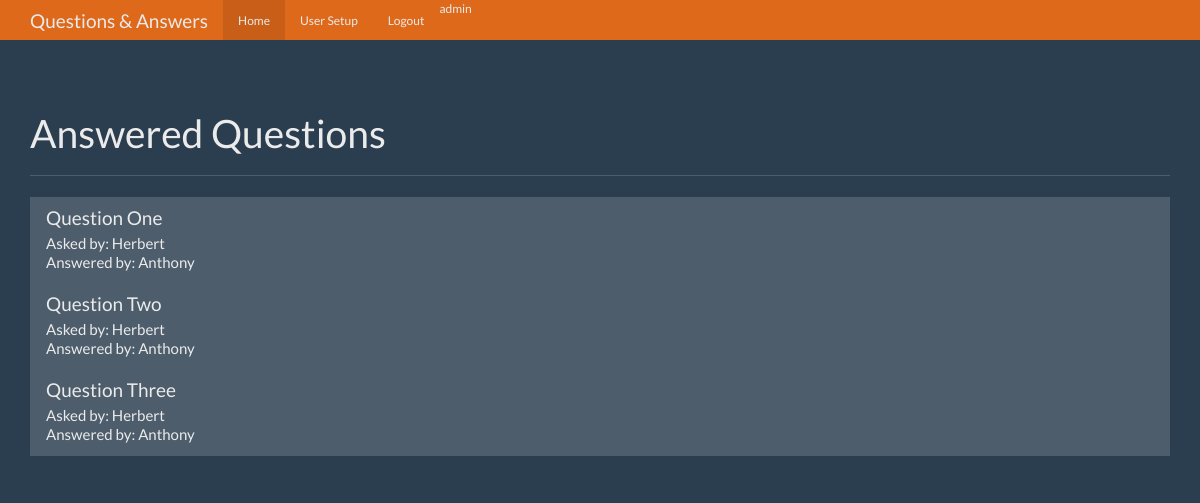
Page / (signed in) on the earlier database version.
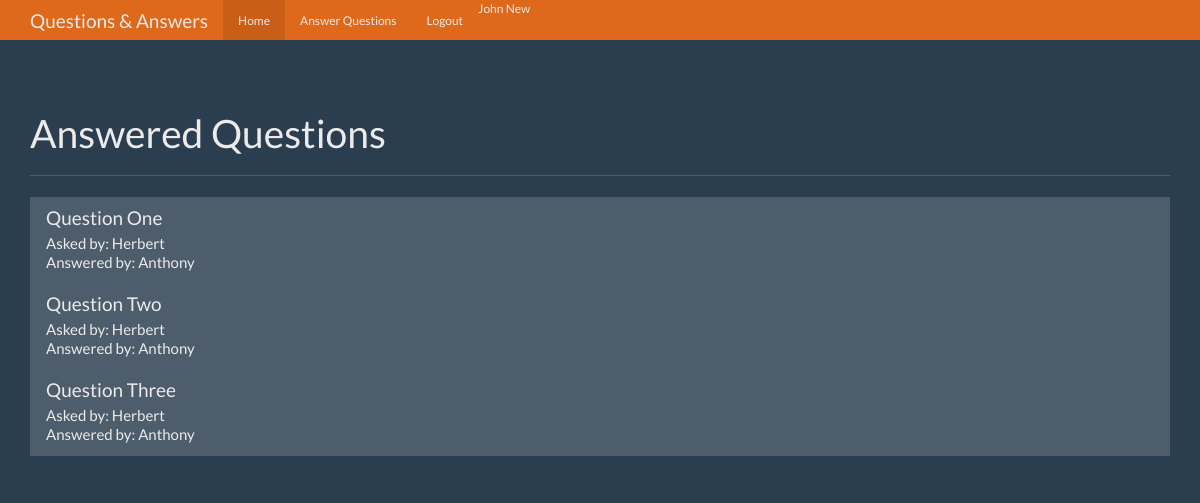
Same page on the later database version.
### tables this page shows
CREATE TABLE users (
    id integer primary key,
    name text not null,
    password text not null,
    expert boolean not null,
    admin boolean not null 
);

### app.py (the view)
@app.route('/')
def index():
    user = get_current_user()
    return render_template('home.html', user=user)

### app.py (called while the page is built)
def get_current_user():
    user_result = None
    if 'user' in session:
        user = session['user']
        db = get_db()
        user_cur = db.execute('select id, name, password, expert, admin from users where name = ?', [user])
        user_result = user_cur.fetchone()
    return user_result

### database.py (called while the page is built)
def connect_db():
    sql = sqlite3.connect('C:/Users/broersma/Documents/questions_app/questions.db')
    sql.row_factory = sqlite3.Row
    return sql

def get_db():
    if not hasattr(g, 'sqlite_db'):
        g.sqlite_db = connect_db()
    return g.sqlite_db

### templates/home.html (shortened to what this page needs)
<!DOCTYPE html>
<html lang="en">
  <head>
    <link href="{{ url_for('static', filename='bootstrap.min.css') }}" rel="stylesheet">
    <link href="{{ url_for('static', filename='theme.css') }}" rel="stylesheet">
  </head>
  <body>
    <nav class="navbar navbar-inverse navbar-fixed-top">
      <div class="container">
        <div class="navbar-header">
          <a class="navbar-brand" href="#">Questions & Answers</a>
        </div>
        <div id="navbar" class="navbar-collapse collapse">
          <ul class="nav navbar-nav">
            <li class="active"><a href="{{ url_for('index') }}">Home</a></li>
            {% if user and user['expert'] == 1 %}
            <li><a href="{{ url_for('answer') }}">Answer Questions</a></li>
            {% endif %}
            {% if user and user['admin'] == 1 %}
            <li><a href="{{ url_for('users') }}">User Setup</a></li>
            {% endif %}
            {% if user %}
            <li><a href="{{ url_for('logout') }}">Logout</a></li>
            {% endif %}
            <li>{{user.name}}</li>
          </ul>
        </div>
      </div>
    </nav>
    <div class="container theme-showcase" role="main">
      <div class="page-header">
        <h1>Answered Questions</h1>
      </div>
      <div class="row">
        <div class="col-lg-12">
          <div class="list-group">
            <a href="#" class="list-group-item">
              <h4 class="list-group-item-heading">Question One</h4>
              <p class="list-group-item-text">Asked by: Herbert</p>
              <p class="list-group-item-text">Answered by: Anthony</p>
            </a>
            <a href="#" class="list-group-item">
              <h4 class="list-group-item-heading">Question Two</h4>
              <p class="list-group-item-text">Asked by: Herbert</p>
              <p class="list-group-item-text">Answered by: Anthony</p>
            </a>
            <a href="#" class="list-group-item">
              <h4 class="list-group-item-heading">Question Three</h4>
              <p class="list-group-item-text">Asked by: Herbert</p>
              <p class="list-group-item-text">Answered by: Anthony</p>
            </a>
          </div>
        </div>
      </div>
    </div>
  </body>
</html>

### static/theme.css (style rules this page uses)
body { padding-top: 70px; padding-bottom: 30px; }

Differences in the rows shown:
changed users: expert False → True (drawn); name "admin" → "John New"; admin True → False (drawn)
Other differences:
text no longer shown: "User Setup"
text now shown: "Answer Questions"
